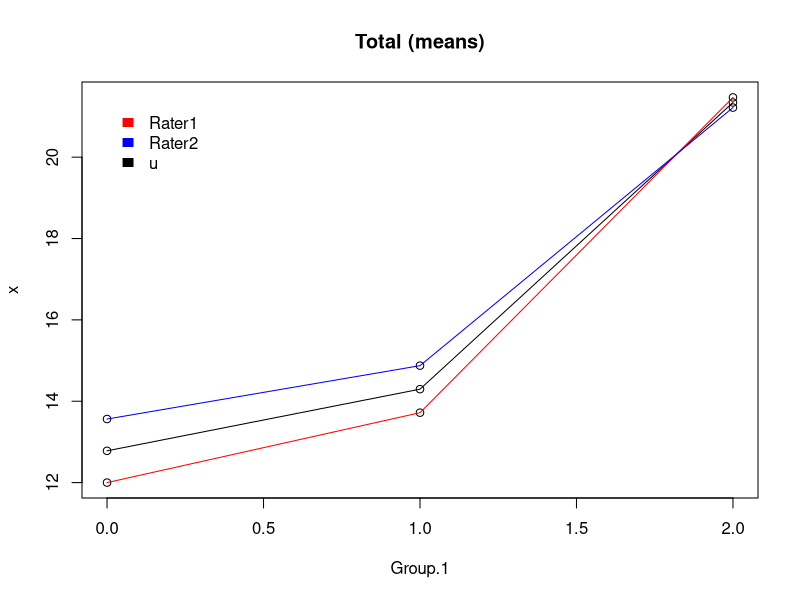
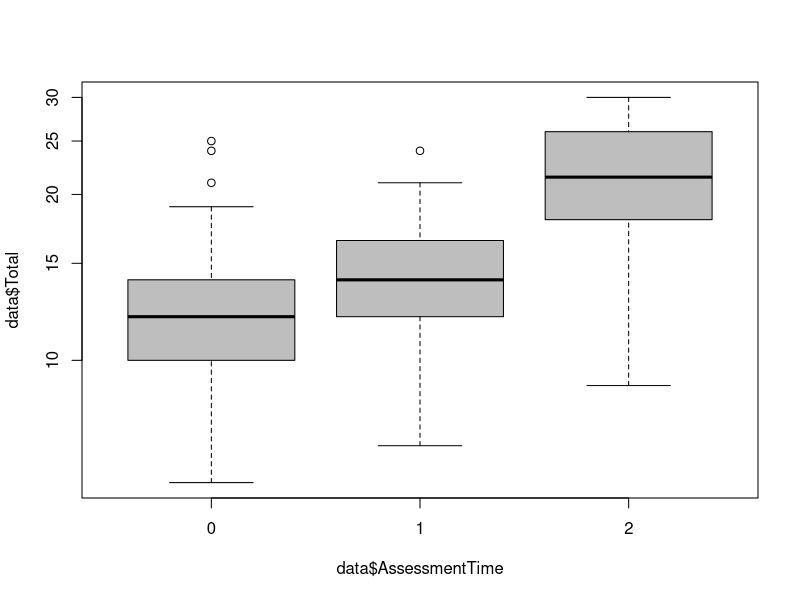

Reproduce these figures in R, in order. (Note: this script raises an error after producing the figures.)
setwd("C:\\Users\\KOU\\Desktop")
data <- read.table("chunk.txt", header=T)
Rater1 <- subset(data, data$Rater==1)
Rater2 <- subset(data, data$Rater==2)

##Total Rater Scores (30 Points)
#Lineplot Mean over TimeAssessment
Mean.Total <- aggregate(data$Total, list(data$AssessmentTime), mean)
Mean.Rater1 <- aggregate(Rater1$Total, list(Rater1$AssessmentTime), mean)
Mean.Rater2 <- aggregate(Rater2$Total, list(Rater2$AssessmentTime), mean)
plot(rbind(Mean.Total, Mean.Rater1, Mean.Rater2), main="Total (means)" )
lines(Mean.Total)
lines(Mean.Rater1 , col="red")
lines(Mean.Rater2 , col="blue")
legend(range(Mean.Total["Group.1"])[1], range(Mean.Total["x"])[2],c("Rater1", "Rater2", "u"),c("red", "blue", "black"), border="white", bty="n")
#BoxWhisker Mean over TimeAssessment
boxplot(data$Total ~ data$AssessmentTime, data = data,log = "y", col = "grey")
#Is there an interaction between Rater and AssessmentTime? No.
summary(aov(data$Total ~ Rater*AssessmentTime))


##Linear Regression; Response Variable:Total Score 
Rater <- factor(data$Rater)
AssessmentTime<- factor(data$AssessmentTime)
#Full model
data.lm <- lm(data$Total ~ Rater + AssessmentTime)
summary(data.lm)
anova(data.lm)
#Just Rater model
data.lm.Rater <- lm(data$Total ~ Rater)
summary(data.lm.Rater)
anova(data.lm.Rater)
#Just AssessmentTime model
data.lm.ATime <- lm(data$Total ~ AssessmentTime)
summary(data.lm.ATime)
anova(data.lm.ATime)


##ANOVA with scoring segregation
#Total Score
data.aov <- aov(data$Total ~ Rater + AssessmentTime)
TukeyHSD(data.aov , 'AssessmentTime', conf.level=0.95)
boxplot(Total~Rater+AssessmentTime, data = data, main="Total Score (0-30)", xlab="(Rater).(Time)", col="grey")
#Proc Score
data.aovProc <- aov(data$TotProc ~ Rater + AssessmentTime)
TukeyHSD(data.aovProc, 'AssessmentTime', conf.level=0.95)
boxplot(TotProc~Rater+AssessmentTime, data = data, main="TotProc Score (0-20)", xlab="(Rater).(Time)", col="grey")
#Ergo Score
data.aovErgo <- aov(data$TotErgo ~ Rater + AssessmentTime)
TukeyHSD(data.aovErgo, 'AssessmentTime', conf.level=0.95)
boxplot(TotErgo~Rater+AssessmentTime, data = data, main="TotErgo Score (0-10)", xlab="(Rater).(Time)", col="grey")
#Global 5 Point Score
data.aov5 <- aov(data$Global ~ Rater + AssessmentTime)
TukeyHSD(data.aov5 , 'AssessmentTime', conf.level=0.95)
boxplot(Global~Rater+AssessmentTime, data = data, main="Global Score (1-5)", xlab="(Rater).(Time)", col="grey")


##MANOVA for 3 response variables (Proc, Ergo, Global)
TotProc <- data$TotProc
TotErgo <- data$TotErgo
Global <- data$Global
data.manova <- manova(cbind(TotProc, TotErgo, Global)~Rater + AssessmentTime)

## Means for all subgroups
print(model.tables(data.aov ,"means"),digits=3)
tapply(data$Total, factor(data$Rater), mean)
tapply(data$Total, factor(data$AssessmentTime), mean)

## Correlation Between Raters
x <- cor(subset(data[,8:22], data$Rater==1), subset(data[,8:22], data$Rater==2))
x.1 <- x[row(x)==col(x)]
# Correlation of 15 technical scores for Regional Anesth
names(x.1) <- names(data[,8:22])
# Correlation of Ergo scores
x.Ergo <- cor(subset(data[,6], data$Rater==1), subset(data[,6], data$Rater==2))
# Correlation of Proc scores
x.Proc <- cor(subset(data[,5], data$Rater==1), subset(data[,5], data$Rater==2))
# Correlation of overall scores
x.Total <- cor(subset(data[,4], data$Rater==1), subset(data[,4], data$Rater==2))
# Correlation of Global 5 point scale
x.5Scale <- cor(subset(data[,7], data$Rater==1), subset(data[,7], data$Rater==2))


##t-tests pairwise t-tests for paired data; not a big factor 
pairwise.t.test(data$Total, Rater, paired=T, p.adj="none")
pairwise.t.test(data$Total, AssessmentTime, paired=T, p.adj="holm")
pairwise.t.test(data$Total, AssessmentTime, paired=T, p.adj="bonferroni")


##ICC
library(psych)
sf <- matrix(c(9, 8, 7, 8,
1, 1, 1, 1,
8, 4, 6, 6,
2, 1, 2, 3,
10, 9, 9, 9,
2, 2, 2, 2),ncol=4,byrow=TRUE)
colnames(sf) <- paste("J",1:4,sep="")
rownames(sf) <- paste("S",1:6,sep="")
sf #example from Shrout and Fleiss (1979)
ICC(sf)

data.ICC <- cbind(subset(data["Total"], data$Rater==1),subset(data["Total"], data$Rater==2))
colnames(data.ICC) <- c("Rater1", "Rater2")
ICC(data.ICC)
